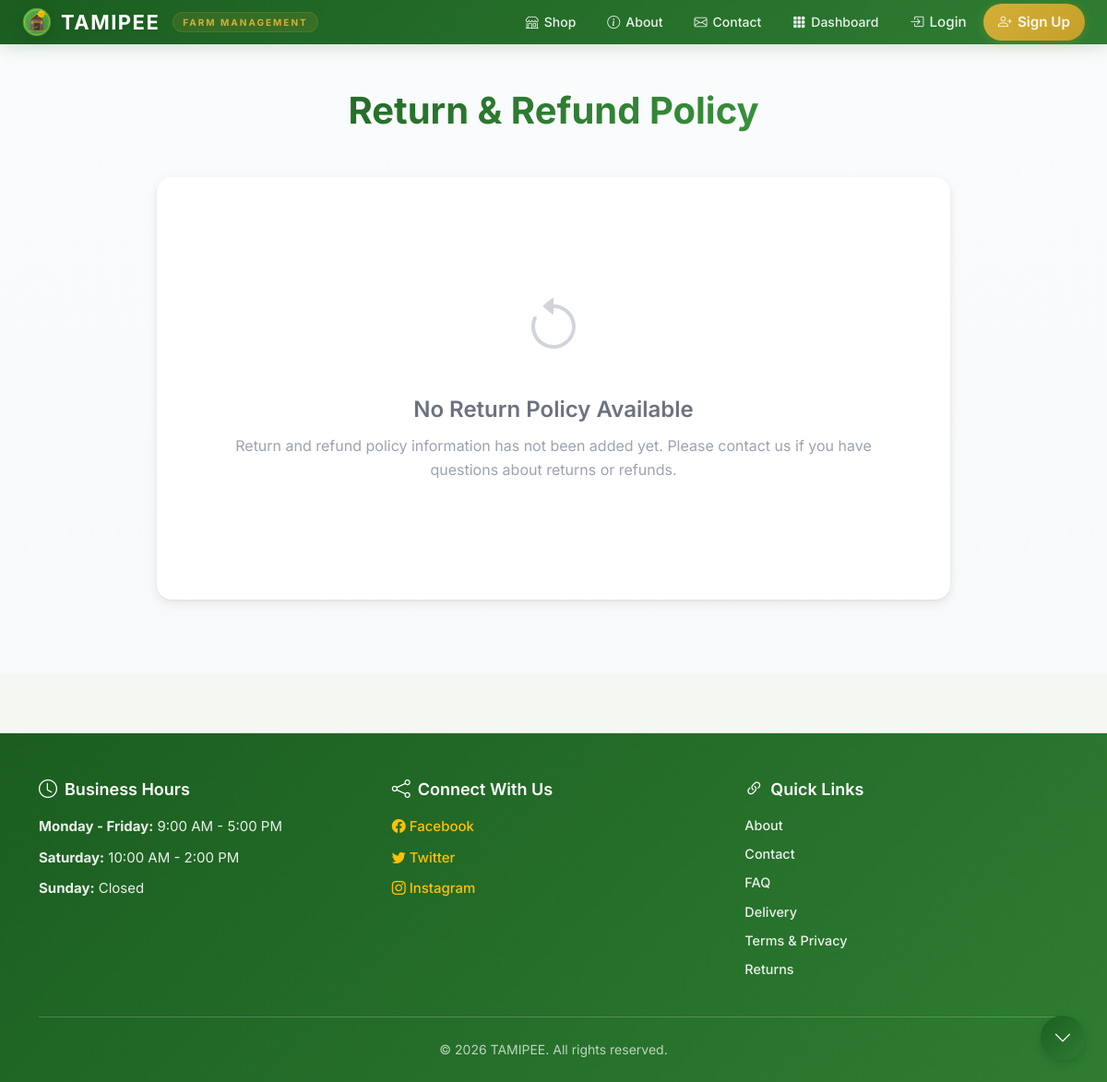
The app's page /shop/returns/ with its own data.
### admin_dashboard/models.py (models this page shows, shortened)
class SiteContent(models.Model):
    SECTION_CHOICES = [
        ('about', _('About Page')),
        ('contact', _('Contact Page')),
        ('faq', _('FAQ (Frequently Asked Questions)')),
        ('delivery_info', _('Delivery Information')),
        ('terms_privacy', _('Terms & Privacy Policy')),
        ('return_refund', _('Return & Refund Policy')),
        ('homepage_hero', _('Homepage Hero Text')),
        ('shop_banner', _('Shop Announcement Banner')),
        ('business_hours', _('Business Hours')),
        ('social_media', _('Social Media Links')),
    ]
    section = models.CharField(
        _("section"),
        max_length=50,
        choices=SECTION_CHOICES,
        unique=True,
        help_text=_("The section of the website this content belongs to")
    )
    title = models.CharField(
        _("title"),
        max_length=200,
        help_text=_("Title for this section")
    )
    content = models.TextField(
        _("content"),
        help_text=_("Main content for this section (HTML allowed)")
    )
    updated_at = models.DateTimeField(_("updated at"), auto_now=True)
    class Meta:
        verbose_name = _("site content")
        verbose_name_plural = _("site contents")
        ordering = ['section']
    @classmethod
    def get_section_content(cls, section_key):
        try:
            return cls.objects.get(section=section_key)
        except cls.DoesNotExist:
            return None

### shop/views.py (the view)
# urls.py: path("returns/", views.return_refund_page, name="return_refund"),
def return_refund_page(request):
    return_content = SiteContent.get_section_content('return_refund')
    context = {
        'return_content': return_content,
        'page_title': 'Return & Refund Policy',
    }
    return render(request, 'shop/return_refund.html', context)

### admin_dashboard/context_processors.py (called while the page is built)
def site_content(request):
    return {
        'business_hours_content': SiteContent.get_section_content('business_hours'),
        'social_media_content': SiteContent.get_section_content('social_media'),
    }

### notifications/context_processors.py (called while the page is built)
def unread_notification_count(request):
    return {
        'unread_notification_count': Notification.objects.filter(is_read=False).count()
    }

### shop/templates/shop/return_refund.html (shortened to what this page needs)
{% extends "base.html" %}
{% load static %}
{% block content %}
<div class="return-wrapper">
    <div class="return-container">
        {% if return_content %}
        <div class="return-header">
            <h1>{{ return_content.title }}</h1>
            <p class="subtitle">Our Return & Refund Procedures</p>
        </div>
        <div class="return-content-card">
            <div class="content">
                {{ return_content.content|safe }}
            </div>
            {% if return_content.updated_at %}
            <div class="updated-info">
                Last updated: {{ return_content.updated_at|date:"F j, Y" }}
            </div>
            {% endif %}
        </div>
        {% else %}
        <div class="return-header">
            <h1>Return & Refund Policy</h1>
        </div>
        <div class="return-content-card">
            <div class="fallback-state">
                <i class="bi bi-arrow-counterclockwise"></i>
                <h3>No Return Policy Available</h3>
                <p>
                    Return and refund policy information has not been added yet. Please contact us if you have questions about returns or refunds.
                </p>
            </div>
        </div>
        {% endif %}
    </div>
</div>
{% endblock %}

### accounts/templates/base.html (shortened to what this page needs)
<!DOCTYPE html>
{% load static %}
<html lang="en">
<head>
    <link href="https://cdn.jsdelivr.net/npm/bootstrap@5.3.3/dist/css/bootstrap.min.css" rel="stylesheet">
    <link rel="stylesheet" href="https://cdn.jsdelivr.net/npm/bootstrap-icons@1.11.3/font/bootstrap-icons.min.css">
    <link rel="stylesheet" href="{% static 'accounts/css/auth.css' %}">
    <link rel="stylesheet" href="{% static 'accounts/css/style.css' %}">
</head>
<body>
    {% block public_navbar %}{% include 'accounts/includes/header.html' %}{% endblock %}
    <main class="main-content">
        {% block content %}
        {% endblock %}
    </main>
    <footer>
        <div class="container">
            <div class="footer-content">
                {% if business_hours_content %}
                <div class="footer-section">
                    <h4><i class="bi bi-clock"></i> {{ business_hours_content.title }}</h4>
                    <div class="footer-text">{{ business_hours_content.content|safe }}</div>
                </div>
                {% endif %}
                {% if social_media_content %}
                <div class="footer-section">
                    <h4><i class="bi bi-share"></i> {{ social_media_content.title }}</h4>
                    <div class="footer-text">{{ social_media_content.content|safe }}</div>
                </div>
                {% endif %}
                <div class="footer-section">
                    <h4><i class="bi bi-link-45deg"></i> Quick Links</h4>
                    <ul class="footer-links">
                        <li><a href="{% url 'shop:about' %}">About</a></li>
                        <li><a href="{% url 'shop:contact' %}">Contact</a></li>
                        <li><a href="{% url 'shop:faq' %}">FAQ</a></li>
                        <li><a href="{% url 'shop:delivery_info' %}">Delivery</a></li>
                        <li><a href="{% url 'shop:terms_privacy' %}">Terms & Privacy</a></li>
                        <li><a href="{% url 'shop:return_refund' %}">Returns</a></li>
                    </ul>
                </div>
            </div>
            <div class="footer-copyright">
                <p class="mb-0">&copy; {% now "Y" %} TAMIPEE. All rights reserved.</p>
            </div>
        </div>
    </footer>
    <button id="scrollToBottom" class="scroll-button" aria-label="Scroll to bottom">
        <i class="bi bi-chevron-down"></i>
    </button>
</body>
</html>

### accounts/static/accounts/css/auth.css (style rules this page uses)
:root { --primary-dark-green: #1B5E20; --primary-green: #2E7D32; --primary-green-light: #81C784; --primary-green-pale: #E8F5E9; --accent-gold: #D4AF37; --accent-gold-pale: #FBF3DC; --bg-main: #F5F7F2; --bg-white: #FFFFFF; --text-dark: #263238; --text-muted: #607D8B; --earth-accent: #6D4C41; --earth-light: #8D6E63; --shadow-sm: 0 1px 3px rgba(0, 0, 0, 0.08), 0 1px 2px rgba(0, 0, 0, 0.06); --shadow-md: 0 4px 12px rgba(0, 0, 0, 0.08), 0 2px 4px rgba(0, 0, 0, 0.04); --shadow-lg: 0 12px 40px rgba(0, 0, 0, 0.12), 0 4px 12px rgba(0, 0, 0, 0.06); --radius-sm: 8px; --radius-md: 12px; --radius-lg: 16px; --transition-fast: 0.15s ease; --transition-normal: 0.25s ease; }
body { font-family: 'Inter', -apple-system, BlinkMacSystemFont, 'Segoe UI', Roboto, sans-serif; background-color: var(--bg-main); color: var(--text-dark); line-height: 1.6; min-height: 100vh; display: flex; flex-direction: column; -webkit-font-smoothing: antialiased; -moz-osx-font-smoothing: grayscale; }
footer { background-color: #fff !important; border-top: 1px solid #E0E0E0; padding: 1.5rem 0; margin-top: auto; font-size: 0.9rem; color: var(--text-muted); }
footer a { color: var(--primary-green); text-decoration: none; font-weight: 500; }

### accounts/templates/base.html (style rules this page uses)
.scroll-button { position: fixed; right: 24px; width: 48px; height: 48px; border-radius: 50%; background: linear-gradient(135deg, #1B5E20, #2E7D32); color: white; border: none; display: flex; align-items: center; justify-content: center; box-shadow: 0 4px 12px rgba(0, 0, 0, 0.15); cursor: pointer; opacity: 0; visibility: hidden; transform: scale(0.8); transition: all 0.3s ease; z-index: 1025; }
.scroll-button.visible { opacity: 1; visibility: visible; transform: scale(1); }
.scroll-button i { font-size: 20px; }
#scrollToBottom { bottom: 24px; }
footer { background: linear-gradient(135deg, #1B5E20, #2E7D32); color: #FFFFFF; padding: 48px 0 24px; margin-top: 64px; }
.footer-content { display: grid; grid-template-columns: repeat(auto-fit, minmax(250px, 1fr)); gap: 32px; margin-bottom: 32px; }
.footer-section h4 { font-size: 1.125rem; font-weight: 600; margin-bottom: 16px; color: #FFFFFF; display: flex; align-items: center; gap: 8px; }
.footer-section h4 i { font-size: 1.25rem; }
.footer-text { font-size: 0.9375rem; line-height: 1.7; color: rgba(255, 255, 255, 0.9); }
.footer-text p { margin-bottom: 8px; }
.footer-text a { color: #FFC107; text-decoration: none; transition: color 0.2s ease; }
.footer-links { list-style: none; padding: 0; margin: 0; }
.footer-links li { margin-bottom: 8px; }
.footer-links a { color: rgba(255, 255, 255, 0.9); text-decoration: none; transition: all 0.2s ease; display: inline-block; }
.footer-copyright { text-align: center; padding-top: 24px; border-top: 1px solid rgba(255, 255, 255, 0.2); font-size: 0.875rem; color: rgba(255, 255, 255, 0.7); }

### shop/templates/shop/return_refund.html (style rules this page uses)
.return-wrapper { min-height: calc(100vh - 140px); background: linear-gradient(to bottom, #FAFBFC, #F8F9FA); padding: 48px 0; }
.return-container { max-width: 900px; margin: 0 auto; padding: 0 20px; }
.return-header { text-align: center; margin-bottom: 48px; }
.return-header h1 { font-size: 2.5rem; font-weight: 700; color: #1B5E20; margin-bottom: 12px; background: linear-gradient(135deg, #1B5E20, #2E7D32, #43A047); -webkit-background-clip: text; -webkit-text-fill-color: transparent; background-clip: text; }
.return-content-card { background: #FFFFFF; border-radius: 16px; padding: 48px; box-shadow: 0 1px 3px rgba(0, 0, 0, 0.05), 0 4px 12px rgba(0, 0, 0, 0.08); margin-bottom: 32px; }
.fallback-state { text-align: center; padding: 64px 32px; }
.fallback-state i { font-size: 64px; color: #D1D5DB; margin-bottom: 24px; display: block; }
.fallback-state h3 { font-size: 1.5rem; font-weight: 600; color: #6B7280; margin-bottom: 12px; }
.fallback-state p { font-size: 1rem; color: #9CA3AF; line-height: 1.6; }

### records on screen
SiteContent: title "Business Hours", content "Monday - Friday: 9:00 AM - 5:00 PM Saturday: 10:00 AM - 2:00 PM Sunday: Closed"
SiteContent: title "Connect With Us", content "Facebook Twitter Instagram"
